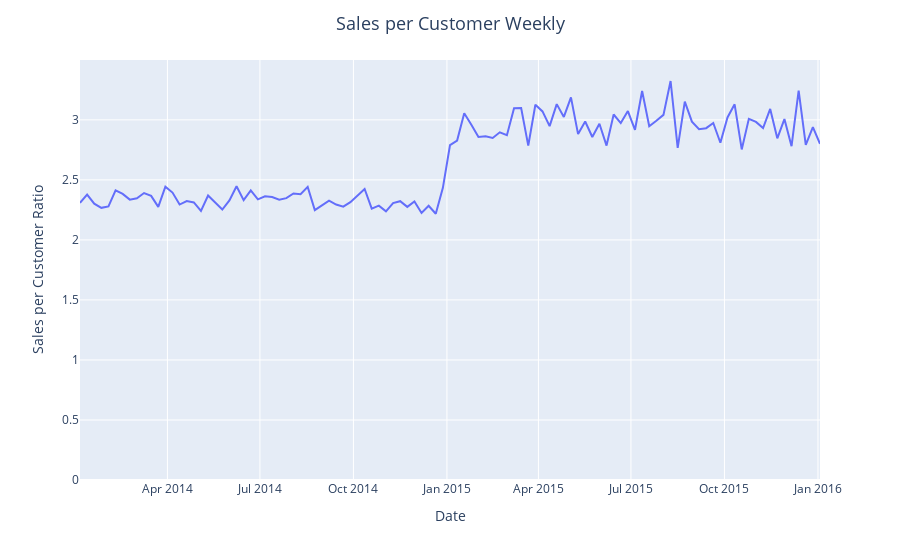

Source (notebook cell):
### Markdown cell above
On september 7th we can see 183 customers brough  and it was highest throught out the dataset

### Code cell
Sales_per_Customer = Sales_weekly / Unique_customer_weekly
fig = px.line(Sales_per_Customer, x=Sales_per_Customer.index, y=Sales_per_Customer,
              labels={'y': 'Sales per Customer Ratio'})
fig.update_layout(title_text='Sales per Customer Weekly',
                  title_x=0.5, title_font=dict(size=18))
fig.update_yaxes(rangemode="tozero")
fig.show()
